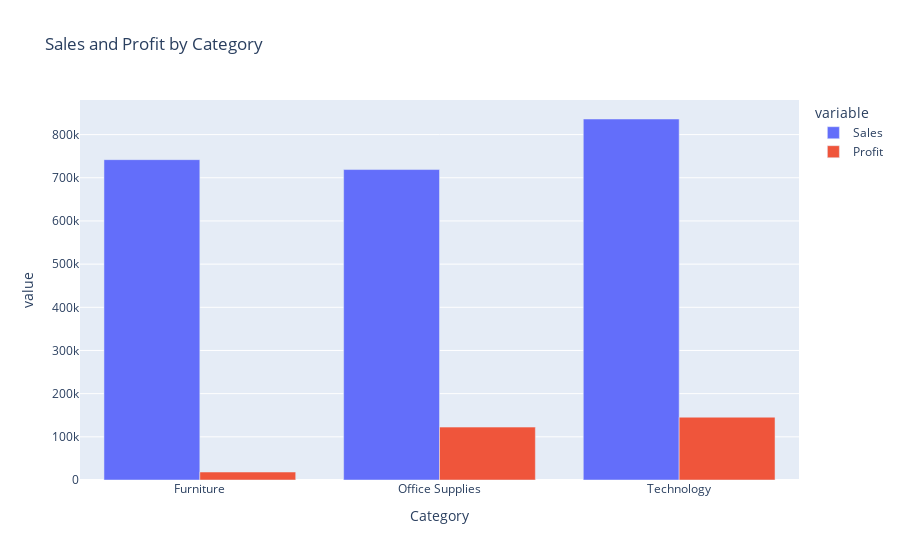

Notebook cell for this chart:
### Code cell
import plotly.express as px

fig = px.bar(category_summary, x='Category', y=['Sales', 'Profit'], barmode='group', title='Sales and Profit by Category')
fig.show()

### Figure 1 — Plotly figure (JSON) as saved in the notebook; plotly's stock layout.template omitted (floating-point values rounded to 4 significant figures)
{"data": [{"alignmentgroup": "True", "hovertemplate": "variable=Sales<br>Category=%{x}<br>value=%{y}<extra></extra>", "legendgroup": "Sales", "marker": {"color": "#636efa", "pattern": {"shape": ""}}, "name": "Sales", "offsetgroup": "Sales", "orientation": "v", "showlegend": true, "textposition": "auto", "type": "bar", "x": ["Furniture", "Office Supplies", "Technology"], "xaxis": "x", "y": [742000.0, 719000.0, 836200.0], "yaxis": "y"}, {"alignmentgroup": "True", "hovertemplate": "variable=Profit<br>Category=%{x}<br>value=%{y}<extra></extra>", "legendgroup": "Profit", "marker": {"color": "#EF553B", "pattern": {"shape": ""}}, "name": "Profit", "offsetgroup": "Profit", "orientation": "v", "showlegend": true, "textposition": "auto", "type": "bar", "x": ["Furniture", "Office Supplies", "Technology"], "xaxis": "x", "y": [18450.0, 122500.0, 145500.0], "yaxis": "y"}], "layout": {"barmode": "group", "legend": {"title": {"text": "variable"}, "tracegroupgap": 0}, "title": {"text": "Sales and Profit by Category"}, "xaxis": {"anchor": "y", "domain": [0, 1], "title": {"text": "Category"}}, "yaxis": {"anchor": "x", "domain": [0, 1], "title": {"text": "value"}}}}
